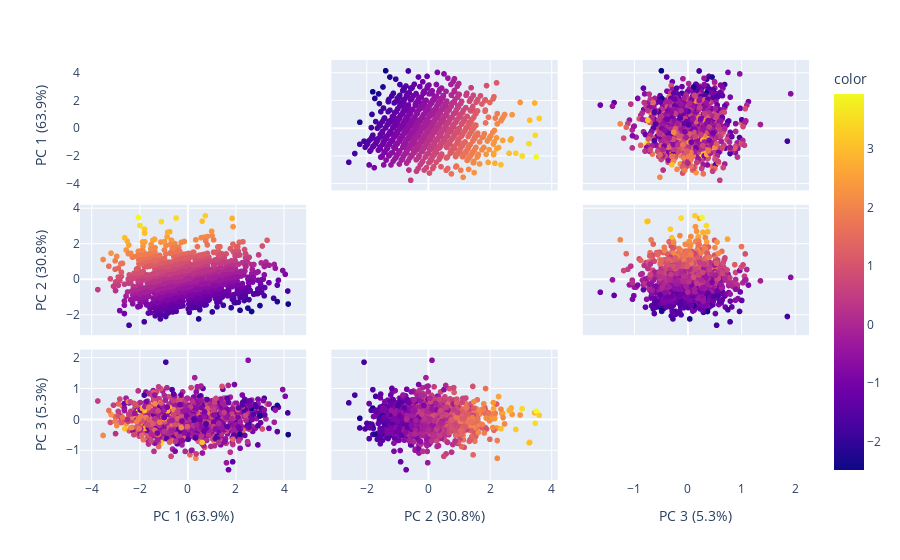

The notebook cell saved with this chart:
### Markdown cell above
En aquesta gràfica tenim les barres, utilitzades per representar les variances explicades individuals, i la gràfica de "steps", que representa la variància explicada acumulada dels diferents components principals. Veiem que els índex dels components principals comencen a 0 i acaben en 2 però realment és de 1 a 3. Tornem a veure que amb el component principal 2 ens quedem quasi al 95% de variància explicada acumulada però que per arribar al 95% real necessitem un tercer component principal.

### Code cell
pca = PCA()
components = pca.fit_transform(hockey_scaled[pca_features])
labels = {
    str(i): f"PC {i+1} ({var:.1f}%)"
    for i, var in enumerate(pca.explained_variance_ratio_ * 100)
}

fig = px.scatter_matrix(components, labels=labels, dimensions=range(3), color=hockey_scaled["Age"])
fig.update_traces(diagonal_visible=False)
fig.show()

### Figure 1 — Plotly figure (JSON) as saved in the notebook; plotly's stock layout.template omitted (floating-point values rounded to 4 significant figures; data arrays with more than 128 entries replaced by an {"elided": "..."} marker saying what was removed)
{"data": [{"diagonal": {"visible": false}, "dimensions": [{"axis": {"matches": true}, "label": "PC 1 (63.9%)", "values": {"elided": "1290 float values"}}, {"axis": {"matches": true}, "label": "PC 2 (30.8%)", "values": {"elided": "1290 float values"}}, {"axis": {"matches": true}, "label": "PC 3 (5.3%)", "values": {"elided": "1290 float values"}}], "hovertemplate": "%{xaxis.title.text}=%{x}<br>%{yaxis.title.text}=%{y}<br>color=%{marker.color}<extra></extra>", "legendgroup": "", "marker": {"color": {"elided": "1290 float values"}, "coloraxis": "coloraxis", "symbol": "circle"}, "name": "", "showlegend": false, "type": "splom"}], "layout": {"coloraxis": {"colorbar": {"title": {"text": "color"}}, "colorscale": [[0, "#0d0887"], [0.1111, "#46039f"], [0.2222, "#7201a8"], [0.3333, "#9c179e"], [0.4444, "#bd3786"], [0.5556, "#d8576b"], [0.6667, "#ed7953"], [0.7778, "#fb9f3a"], [0.8889, "#fdca26"], [1, "#f0f921"]]}, "dragmode": "select", "legend": {"tracegroupgap": 0}, "margin": {"t": 60}}}
